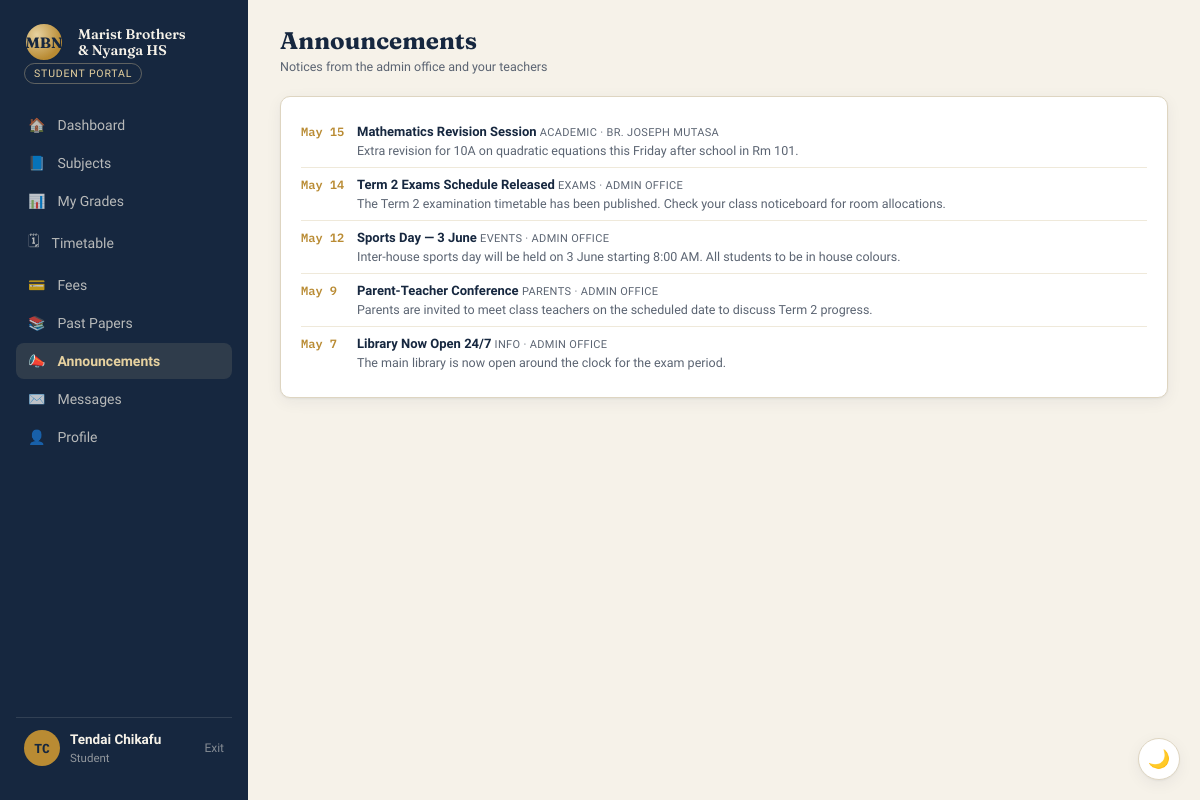
Page /student/announcements.php (signed in) on the committed database.
### tables this page shows
CREATE TABLE announcements (
    id INT AUTO_INCREMENT PRIMARY KEY,
    title VARCHAR(200) NOT NULL,
    body TEXT DEFAULT NULL,
    category VARCHAR(40) NOT NULL,      
    audience ENUM('all','students','teachers','admin') DEFAULT 'all',
    posted_by INT DEFAULT NULL,         
    posted_date DATE NOT NULL,
    FOREIGN KEY (posted_by) REFERENCES users(id) ON DELETE SET NULL
);

CREATE TABLE users (
    id INT AUTO_INCREMENT PRIMARY KEY,
    full_name VARCHAR(120) NOT NULL,
    email VARCHAR(150) NOT NULL UNIQUE,
    password_hash VARCHAR(255) NOT NULL,
    role ENUM('student','teacher','admin') NOT NULL,
    avatar_initials VARCHAR(4) DEFAULT NULL,
    profile_photo VARCHAR(255) DEFAULT NULL,    
    is_active TINYINT(1) DEFAULT 1,
    created_at TIMESTAMP DEFAULT CURRENT_TIMESTAMP
);

### includes/functions.php (called while the page is built, shortened)
<?php
function h(string $s): string {
    return htmlspecialchars($s, ENT_QUOTES, 'UTF-8');
}

### student/announcements.php (the view, shortened to what this page needs)
<?php
require_once __DIR__ . '/../includes/functions.php';
$pdo = getDB();
$stmt = $pdo->query(
    "SELECT a.*, us.full_name AS author FROM announcements a
     LEFT JOIN users us ON us.id = a.posted_by
     WHERE a.audience IN ('all','students')
     ORDER BY a.posted_date DESC, a.id DESC"
);
$announcements = $stmt->fetchAll();
?>
<!DOCTYPE html>
<html lang="en">
<head>
<link rel="stylesheet" href="../assets/css/style.css">
</head>
<body>
<button id="theme-toggle-btn" class="theme-fab" title="Toggle light / dark theme" aria-label="Toggle theme">🌓</button>
<div class="app">
  <?php include __DIR__ . '/../includes/sidebar.php'; ?>
  <main class="main">
    <div class="topbar">
      <div>
        <h1>Announcements</h1>
        <div class="meta">Notices from the admin office and your teachers</div>
      </div>
    </div>
    <div class="panel">
      <ul class="timeline">
        <?php foreach ($announcements as $a): ?>
        <li>
          <time><?= date('M j', strtotime($a['posted_date'])) ?></time>
          <div>
            <b><?= h($a['title']) ?></b>
            <span class="cat"><?= h($a['category']) ?><?= $a['author'] ? ' · '.h($a['author']) : '' ?></span>
            <?php if ($a['body']): ?><p style="font-size:12.5px; color:var(--slate); margin:4px 0 0;"><?= h($a['body']) ?></p><?php endif; ?>
          </div>
        </li>
        <?php endforeach; ?>
      </ul>
    </div>
  </main>
</div>
</body>
</html>

### assets/css/style.css (style rules this page uses)
:root { --ink: #16273F; --ink-soft: #223350; --paper: #F6F2E9; --parchment: #F6F2E9; --parchment-2:#EFE9DA; --gold: #B98B33; --gold-soft: #E7D2A0; --maroon: #6E2A2A; --sage: #4C7A64; --slate: #5B6472; --white: #FFFFFF; --line: #DED5C1; --text: var(--ink); --font-display: 'Fraunces', Georgia, serif; --font-body: 'Work Sans', -apple-system, sans-serif; --font-data: 'IBM Plex Mono', monospace; --radius: 10px; --shadow: 0 1px 2px rgba(22,39,63,.05), 0 4px 16px rgba(22,39,63,.06); }
.theme-fab { position: fixed; bottom: 20px; right: 20px; z-index: 999; width: 42px; height: 42px; border-radius: 50%; border: 1.5px solid var(--line); background: var(--white); color: var(--text); font-size: 18px; cursor: pointer; box-shadow: var(--shadow); display:flex; align-items:center; justify-content:center; transition: transform .15s ease; }
* { box-sizing: border-box; }
html { scroll-behavior: smooth; }
body { margin:0; font-family: var(--font-body); background: var(--parchment); color: var(--text); -webkit-font-smoothing: antialiased; }
.app { display:grid; grid-template-columns: 248px 1fr; min-height:100vh; }
.main { padding: 26px 32px 60px; }
.topbar { display:flex; align-items:center; justify-content:space-between; margin-bottom:22px; flex-wrap:wrap; gap:12px; }
.topbar h1 { font-family: var(--font-display); font-size:24px; margin:0; }
.topbar .meta { font-size:12.5px; color: var(--slate); margin-top:4px; }
.panel { background: var(--white); border:1px solid var(--line); border-radius: var(--radius); padding: 18px 20px; box-shadow: var(--shadow); margin-bottom:18px; }
.timeline { list-style:none; margin:0; padding:0; }
.timeline li { display:flex; gap:12px; padding: 9px 0; border-bottom:1px solid var(--parchment-2); font-size:13px; }
.timeline li:last-child { border-bottom:0; }
.timeline time { font-family: var(--font-data); font-size:12px; color: var(--gold); min-width:44px; font-weight:600; }
.timeline .cat { font-size:11px; text-transform:uppercase; color: var(--slate); letter-spacing:.03em; }

### rows in the picture
announcements: posted_date "May 15", title "Mathematics Revision Session", category "ACADEMIC", posted_by.full_name "BR. JOSEPH MUTASA", body "Extra revision for 10A on quadratic equations this Friday after school in Rm 101."
announcements: posted_date "May 14", title "Term 2 Exams Schedule Released", category "EXAMS", posted_by.full_name "ADMIN OFFICE", body "The Term 2 examination timetable has been published. Check your class noticeboard for room allocations."
announcements: posted_date "May 12", title "Sports Day — 3 June", category "EVENTS", posted_by.full_name "ADMIN OFFICE", body "Inter-house sports day will be held on 3 June starting 8:00 AM. All students to be in house colours."
announcements: posted_date "May 9", title "Parent-Teacher Conference", category "PARENTS", posted_by.full_name "ADMIN OFFICE", body "Parents are invited to meet class teachers on the scheduled date to discuss Term 2 progress."
announcements: posted_date "May 7", title "Library Now Open 24/7", category "INFO", posted_by.full_name "ADMIN OFFICE", body "The main library is now open around the clock for the exam period."

### other values in the picture
$portalLabel "STUDENT PORTAL"
$icon "🏠"
$label "Dashboard"
$icon "📘"
$label "Subjects"
$icon "📊"
$label "My Grades"
$icon "🗓"
$label "Timetable"
$icon "💳"
$label "Fees"
$icon "📚"
$label "Past Papers"
$icon "📣"
$label "Announcements"
